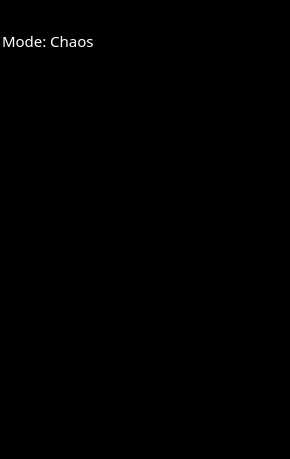
<?xml version="1.0" encoding="UTF-8"?>
<ui version="4.0">
 <class>VisualStreamInfo</class>
 <widget class="QWidget" name="VisualStreamInfo">
  <property name="geometry">
   <rect>
    <x>0</x>
    <y>0</y>
    <width>290</width>
    <height>459</height>
   </rect>
  </property>
  <property name="windowTitle">
   <string>Capture Me With Your Broadcast Software</string>
  </property>
  <property name="windowIcon">
   <iconset resource="res.qrc">
    <normaloff>:/icons/ircon.png</normaloff>:/icons/ircon.png</iconset>
  </property>
  <property name="styleSheet">
   <string notr="true">background-color: rgb(0, 0, 0);</string>
  </property>
  <widget class="QTextBrowser" name="textBrowser">
   <property name="geometry">
    <rect>
     <x>0</x>
     <y>60</y>
     <width>291</width>
     <height>401</height>
    </rect>
   </property>
   <property name="font">
    <font>
     <family>MS UI Gothic</family>
     <pointsize>16</pointsize>
     <weight>75</weight>
     <bold>true</bold>
    </font>
   </property>
   <property name="styleSheet">
    <string notr="true">color: rgb(255, 255, 255);</string>
   </property>
   <property name="frameShape">
    <enum>QFrame::NoFrame</enum>
   </property>
   <property name="lineWrapMode">
    <enum>QTextEdit::WidgetWidth</enum>
   </property>
   <property name="readOnly">
    <bool>true</bool>
   </property>
   <property name="html">
    <string>&lt;!DOCTYPE HTML PUBLIC &quot;-//W3C//DTD HTML 4.0//EN&quot; &quot;http://www.w3.org/TR/REC-html40/strict.dtd&quot;&gt;
&lt;html&gt;&lt;head&gt;&lt;meta name=&quot;qrichtext&quot; content=&quot;1&quot; /&gt;&lt;style type=&quot;text/css&quot;&gt;
p, li { white-space: pre-wrap; }
&lt;/style&gt;&lt;/head&gt;&lt;body style=&quot; font-family:'MS UI Gothic'; font-size:16pt; font-weight:600; font-style:normal;&quot;&gt;
&lt;p style=&quot;-qt-paragraph-type:empty; margin-top:0px; margin-bottom:0px; margin-left:0px; margin-right:0px; -qt-block-indent:0; text-indent:0px;&quot;&gt;&lt;br /&gt;&lt;/p&gt;&lt;/body&gt;&lt;/html&gt;</string>
   </property>
   <property name="overwriteMode">
    <bool>true</bool>
   </property>
   <property name="textInteractionFlags">
    <set>Qt::TextBrowserInteraction</set>
   </property>
  </widget>
  <widget class="QLabel" name="liveTime">
   <property name="geometry">
    <rect>
     <x>2</x>
     <y>0</y>
     <width>286</width>
     <height>21</height>
    </rect>
   </property>
   <property name="font">
    <font>
     <family>LCD</family>
     <pointsize>11</pointsize>
     <weight>75</weight>
     <bold>true</bold>
    </font>
   </property>
   <property name="styleSheet">
    <string notr="true">color: rgb(255, 255, 255);</string>
   </property>
   <property name="text">
    <string/>
   </property>
  </widget>
  <widget class="QLabel" name="liveTime_2">
   <property name="geometry">
    <rect>
     <x>2</x>
     <y>30</y>
     <width>286</width>
     <height>21</height>
    </rect>
   </property>
   <property name="font">
    <font>
     <family>LCD</family>
     <pointsize>11</pointsize>
    </font>
   </property>
   <property name="styleSheet">
    <string notr="true">color: rgb(255, 255, 255);</string>
   </property>
   <property name="text">
    <string>Mode: Chaos</string>
   </property>
  </widget>
 </widget>
 <resources>
  <include location="res.qrc"/>
 </resources>
 <connections/>
</ui>
